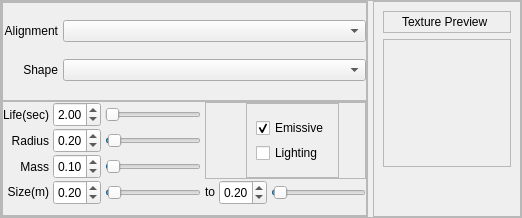
               <widget class="QFrame" name="ParticlesFrame1" >
                <property name="frameShape" >
                 <enum>QFrame::StyledPanel</enum>
                </property>
                <property name="frameShadow" >
                 <enum>QFrame::Raised</enum>
                </property>
                <layout class="QHBoxLayout" name="horizontalLayout_6" >
                 <property name="spacing" >
                  <number>5</number>
                 </property>
                 <property name="margin" >
                  <number>0</number>
                 </property>
                 <item>
                  <widget class="QFrame" name="ParticlesFrame1Left" >
                   <property name="sizePolicy" >
                    <sizepolicy vsizetype="Preferred" hsizetype="Preferred" >
                     <horstretch>3</horstretch>
                     <verstretch>0</verstretch>
                    </sizepolicy>
                   </property>
                   <property name="frameShape" >
                    <enum>QFrame::StyledPanel</enum>
                   </property>
                   <property name="frameShadow" >
                    <enum>QFrame::Raised</enum>
                   </property>
                   <layout class="QVBoxLayout" name="verticalLayout_5" >
                    <property name="spacing" >
                     <number>0</number>
                    </property>
                    <property name="margin" >
                     <number>0</number>
                    </property>
                    <item>
                     <widget class="QFrame" name="ParticlesFrame1Left1" >
                      <property name="frameShape" >
                       <enum>QFrame::StyledPanel</enum>
                      </property>
                      <property name="frameShadow" >
                       <enum>QFrame::Raised</enum>
                      </property>
                      <layout class="QGridLayout" name="gridLayout_2" >
                       <property name="horizontalSpacing" >
                        <number>5</number>
                       </property>
                       <property name="verticalSpacing" >
                        <number>0</number>
                       </property>
                       <property name="margin" >
                        <number>0</number>
                       </property>
                       <item row="1" column="1" >
                        <widget class="QComboBox" name="ShapeComboBox" >
                         <property name="sizePolicy" >
                          <sizepolicy vsizetype="Preferred" hsizetype="Preferred" >
                           <horstretch>2</horstretch>
                           <verstretch>0</verstretch>
                          </sizepolicy>
                         </property>
                         <property name="baseSize" >
                          <size>
                           <width>130</width>
                           <height>25</height>
                          </size>
                         </property>
                        </widget>
                       </item>
                       <item row="0" column="1" >
                        <widget class="QComboBox" name="AlignmentComboBox" >
                         <property name="sizePolicy" >
                          <sizepolicy vsizetype="Preferred" hsizetype="Preferred" >
                           <horstretch>2</horstretch>
                           <verstretch>0</verstretch>
                          </sizepolicy>
                         </property>
                         <property name="baseSize" >
                          <size>
                           <width>95</width>
                           <height>25</height>
                          </size>
                         </property>
                         <property name="autoFillBackground" >
                          <bool>false</bool>
                         </property>
                        </widget>
                       </item>
                       <item row="0" column="0" >
                        <widget class="QLabel" name="AlignmentLabel" >
                         <property name="sizePolicy" >
                          <sizepolicy vsizetype="Fixed" hsizetype="Fixed" >
                           <horstretch>1</horstretch>
                           <verstretch>0</verstretch>
                          </sizepolicy>
                         </property>
                         <property name="text" >
                          <string>Alignment</string>
                         </property>
                         <property name="alignment" >
                          <set>Qt::AlignRight|Qt::AlignTrailing|Qt::AlignVCenter</set>
                         </property>
                        </widget>
                       </item>
                       <item row="1" column="0" >
                        <widget class="QLabel" name="ShapeLabel" >
                         <property name="sizePolicy" >
                          <sizepolicy vsizetype="Fixed" hsizetype="Minimum" >
                           <horstretch>1</horstretch>
                           <verstretch>0</verstretch>
                          </sizepolicy>
                         </property>
                         <property name="text" >
                          <string>Shape</string>
                         </property>
                         <property name="alignment" >
                          <set>Qt::AlignRight|Qt::AlignTrailing|Qt::AlignVCenter</set>
                         </property>
                        </widget>
                       </item>
                      </layout>
                     </widget>
                    </item>
                    <item>
                     <widget class="QFrame" name="ParticlesFrame1Left2" >
                      <property name="frameShape" >
                       <enum>QFrame::StyledPanel</enum>
                      </property>
                      <property name="frameShadow" >
                       <enum>QFrame::Raised</enum>
                      </property>
                      <layout class="QGridLayout" name="gridLayout_9" >
                       <property name="leftMargin" >
                        <number>0</number>
                       </property>
                       <property name="topMargin" >
                        <number>0</number>
                       </property>
                       <property name="rightMargin" >
                        <number>0</number>
                       </property>
                       <property name="bottomMargin" >
                        <number>10</number>
                       </property>
                       <property name="horizontalSpacing" >
                        <number>4</number>
                       </property>
                       <property name="verticalSpacing" >
                        <number>1</number>
                       </property>
                       <item row="0" column="0" >
                        <widget class="QLabel" name="LifeLabel" >
                         <property name="sizePolicy" >
                          <sizepolicy vsizetype="Fixed" hsizetype="Preferred" >
                           <horstretch>0</horstretch>
                           <verstretch>0</verstretch>
                          </sizepolicy>
                         </property>
                         <property name="minimumSize" >
                          <size>
                           <width>0</width>
                           <height>25</height>
                          </size>
                         </property>
                         <property name="text" >
                          <string>Life(sec)</string>
                         </property>
                         <property name="alignment" >
                          <set>Qt::AlignRight|Qt::AlignTrailing|Qt::AlignVCenter</set>
                         </property>
                        </widget>
                       </item>
                       <item row="1" column="0" >
                        <widget class="QLabel" name="RadiusLabel" >
                         <property name="sizePolicy" >
                          <sizepolicy vsizetype="Fixed" hsizetype="Preferred" >
                           <horstretch>0</horstretch>
                           <verstretch>0</verstretch>
                          </sizepolicy>
                         </property>
                         <property name="minimumSize" >
                          <size>
                           <width>0</width>
                           <height>25</height>
                          </size>
                         </property>
                         <property name="text" >
                          <string>Radius</string>
                         </property>
                         <property name="alignment" >
                          <set>Qt::AlignRight|Qt::AlignTrailing|Qt::AlignVCenter</set>
                         </property>
                        </widget>
                       </item>
                       <item row="2" column="0" >
                        <widget class="QLabel" name="MassLabel" >
                         <property name="sizePolicy" >
                          <sizepolicy vsizetype="Fixed" hsizetype="Preferred" >
                           <horstretch>0</horstretch>
                           <verstretch>0</verstretch>
                          </sizepolicy>
                         </property>
                         <property name="minimumSize" >
                          <size>
                           <width>0</width>
                           <height>25</height>
                          </size>
                         </property>
                         <property name="text" >
                          <string>Mass</string>
                         </property>
                         <property name="alignment" >
                          <set>Qt::AlignRight|Qt::AlignTrailing|Qt::AlignVCenter</set>
                         </property>
                        </widget>
                       </item>
                       <item row="3" column="0" >
                        <widget class="QLabel" name="SizeLabel" >
                         <property name="sizePolicy" >
                          <sizepolicy vsizetype="Fixed" hsizetype="Preferred" >
                           <horstretch>0</horstretch>
                           <verstretch>0</verstretch>
                          </sizepolicy>
                         </property>
                         <property name="text" >
                          <string>Size(m)</string>
                         </property>
                         <property name="alignment" >
                          <set>Qt::AlignRight|Qt::AlignTrailing|Qt::AlignVCenter</set>
                         </property>
                        </widget>
                       </item>
                       <item row="3" column="3" >
                        <widget class="QLabel" name="SizeToLabel" >
                         <property name="sizePolicy" >
                          <sizepolicy vsizetype="Fixed" hsizetype="Fixed" >
                           <horstretch>0</horstretch>
                           <verstretch>0</verstretch>
                          </sizepolicy>
                         </property>
                         <property name="text" >
                          <string>to</string>
                         </property>
                         <property name="alignment" >
                          <set>Qt::AlignRight|Qt::AlignTrailing|Qt::AlignVCenter</set>
                         </property>
                        </widget>
                       </item>
                       <item rowspan="3" row="0" column="3" colspan="3" >
                        <widget class="QFrame" name="LightingOuterFrame" >
                         <property name="frameShape" >
                          <enum>QFrame::StyledPanel</enum>
                         </property>
                         <property name="frameShadow" >
                          <enum>QFrame::Raised</enum>
                         </property>
                         <layout class="QHBoxLayout" name="horizontalLayout_2" >
                          <property name="spacing" >
                           <number>0</number>
                          </property>
                          <property name="margin" >
                           <number>0</number>
                          </property>
                          <item>
                           <spacer name="horizontalSpacer_9" >
                            <property name="orientation" >
                             <enum>Qt::Horizontal</enum>
                            </property>
                            <property name="sizeType" >
                             <enum>QSizePolicy::Expanding</enum>
                            </property>
                            <property name="sizeHint" stdset="0" >
                             <size>
                              <width>40</width>
                              <height>20</height>
                             </size>
                            </property>
                           </spacer>
                          </item>
                          <item>
                           <widget class="QFrame" name="LightingInnerFrame" >
                            <property name="sizePolicy" >
                             <sizepolicy vsizetype="Preferred" hsizetype="Preferred" >
                              <horstretch>0</horstretch>
                              <verstretch>0</verstretch>
                             </sizepolicy>
                            </property>
                            <property name="frameShape" >
                             <enum>QFrame::StyledPanel</enum>
                            </property>
                            <property name="frameShadow" >
                             <enum>QFrame::Raised</enum>
                            </property>
                            <layout class="QVBoxLayout" name="verticalLayout_4" >
                             <property name="spacing" >
                              <number>0</number>
                             </property>
                             <property name="margin" >
                              <number>9</number>
                             </property>
                             <item>
                              <widget class="QCheckBox" name="EmissiveCheckbox" >
                               <property name="sizePolicy" >
                                <sizepolicy vsizetype="Fixed" hsizetype="Fixed" >
                                 <horstretch>0</horstretch>
                                 <verstretch>0</verstretch>
                                </sizepolicy>
                               </property>
                               <property name="text" >
                                <string>Emissive</string>
                               </property>
                               <property name="checked" >
                                <bool>true</bool>
                               </property>
                              </widget>
                             </item>
                             <item>
                              <widget class="QCheckBox" name="LightingCheckbox" >
                               <property name="sizePolicy" >
                                <sizepolicy vsizetype="Fixed" hsizetype="Fixed" >
                                 <horstretch>0</horstretch>
                                 <verstretch>0</verstretch>
                                </sizepolicy>
                               </property>
                               <property name="text" >
                                <string>Lighting</string>
                               </property>
                              </widget>
                             </item>
                            </layout>
                           </widget>
                          </item>
                          <item>
                           <spacer name="horizontalSpacer_10" >
                            <property name="orientation" >
                             <enum>Qt::Horizontal</enum>
                            </property>
                            <property name="sizeHint" stdset="0" >
                             <size>
                              <width>20</width>
                              <height>20</height>
                             </size>
                            </property>
                           </spacer>
                          </item>
                         </layout>
                        </widget>
                       </item>
                       <item row="1" column="2" >
                        <widget class="QSlider" name="RadiusSlider" >
                         <property name="sizePolicy" >
                          <sizepolicy vsizetype="Fixed" hsizetype="Expanding" >
                           <horstretch>0</horstretch>
                           <verstretch>0</verstretch>
                          </sizepolicy>
                         </property>
                         <property name="maximum" >
                          <number>1000</number>
                         </property>
                         <property name="value" >
                          <number>20</number>
                         </property>
                         <property name="orientation" >
                          <enum>Qt::Horizontal</enum>
                         </property>
                        </widget>
                       </item>
                       <item row="2" column="2" >
                        <widget class="QSlider" name="MassSlider" >
                         <property name="sizePolicy" >
                          <sizepolicy vsizetype="Fixed" hsizetype="Expanding" >
                           <horstretch>0</horstretch>
                           <verstretch>0</verstretch>
                          </sizepolicy>
                         </property>
                         <property name="maximum" >
                          <number>1000</number>
                         </property>
                         <property name="value" >
                          <number>10</number>
                         </property>
                         <property name="orientation" >
                          <enum>Qt::Horizontal</enum>
                         </property>
                        </widget>
                       </item>
                       <item row="3" column="2" >
                        <widget class="QSlider" name="SizeFromSlider" >
                         <property name="sizePolicy" >
                          <sizepolicy vsizetype="Fixed" hsizetype="Expanding" >
                           <horstretch>0</horstretch>
                           <verstretch>0</verstretch>
                          </sizepolicy>
                         </property>
                         <property name="maximum" >
                          <number>100</number>
                         </property>
                         <property name="value" >
                          <number>2</number>
                         </property>
                         <property name="orientation" >
                          <enum>Qt::Horizontal</enum>
                         </property>
                         <property name="tickPosition" >
                          <enum>QSlider::NoTicks</enum>
                         </property>
                         <property name="tickInterval" >
                          <number>0</number>
                         </property>
                        </widget>
                       </item>
                       <item row="0" column="1" >
                        <widget class="QDoubleSpinBox" name="LifeSpinBox" >
                         <property name="sizePolicy" >
                          <sizepolicy vsizetype="Fixed" hsizetype="Fixed" >
                           <horstretch>0</horstretch>
                           <verstretch>0</verstretch>
                          </sizepolicy>
                         </property>
                         <property name="minimumSize" >
                          <size>
                           <width>48</width>
                           <height>25</height>
                          </size>
                         </property>
                         <property name="maximumSize" >
                          <size>
                           <width>48</width>
                           <height>25</height>
                          </size>
                         </property>
                         <property name="maximum" >
                          <double>1000.000000000000000</double>
                         </property>
                         <property name="singleStep" >
                          <double>0.010000000000000</double>
                         </property>
                         <property name="value" >
                          <double>2.000000000000000</double>
                         </property>
                        </widget>
                       </item>
                       <item row="1" column="1" >
                        <widget class="QDoubleSpinBox" name="RadiusSpinBox" >
                         <property name="sizePolicy" >
                          <sizepolicy vsizetype="Fixed" hsizetype="Fixed" >
                           <horstretch>0</horstretch>
                           <verstretch>0</verstretch>
                          </sizepolicy>
                         </property>
                         <property name="minimumSize" >
                          <size>
                           <width>48</width>
                           <height>25</height>
                          </size>
                         </property>
                         <property name="maximumSize" >
                          <size>
                           <width>48</width>
                           <height>25</height>
                          </size>
                         </property>
                         <property name="maximum" >
                          <double>10.000000000000000</double>
                         </property>
                         <property name="singleStep" >
                          <double>0.010000000000000</double>
                         </property>
                         <property name="value" >
                          <double>0.200000000000000</double>
                         </property>
                        </widget>
                       </item>
                       <item row="3" column="5" >
                        <widget class="QSlider" name="SizeToSlider" >
                         <property name="sizePolicy" >
                          <sizepolicy vsizetype="Fixed" hsizetype="Expanding" >
                           <horstretch>0</horstretch>
                           <verstretch>0</verstretch>
                          </sizepolicy>
                         </property>
                         <property name="maximum" >
                          <number>100</number>
                         </property>
                         <property name="value" >
                          <number>2</number>
                         </property>
                         <property name="orientation" >
                          <enum>Qt::Horizontal</enum>
                         </property>
                        </widget>
                       </item>
                       <item row="2" column="1" >
                        <widget class="QDoubleSpinBox" name="MassSpinBox" >
                         <property name="sizePolicy" >
                          <sizepolicy vsizetype="Fixed" hsizetype="Fixed" >
                           <horstretch>0</horstretch>
                           <verstretch>0</verstretch>
                          </sizepolicy>
                         </property>
                         <property name="minimumSize" >
                          <size>
                           <width>48</width>
                           <height>25</height>
                          </size>
                         </property>
                         <property name="maximumSize" >
                          <size>
                           <width>48</width>
                           <height>25</height>
                          </size>
                         </property>
                         <property name="maximum" >
                          <double>10.000000000000000</double>
                         </property>
                         <property name="singleStep" >
                          <double>0.010000000000000</double>
                         </property>
                         <property name="value" >
                          <double>0.100000000000000</double>
                         </property>
                        </widget>
                       </item>
                       <item row="3" column="1" >
                        <widget class="QDoubleSpinBox" name="SizeFromSpinBox" >
                         <property name="sizePolicy" >
                          <sizepolicy vsizetype="Fixed" hsizetype="Fixed" >
                           <horstretch>0</horstretch>
                           <verstretch>0</verstretch>
                          </sizepolicy>
                         </property>
                         <property name="minimumSize" >
                          <size>
                           <width>48</width>
                           <height>25</height>
                          </size>
                         </property>
                         <property name="maximumSize" >
                          <size>
                           <width>48</width>
                           <height>25</height>
                          </size>
                         </property>
                         <property name="maximum" >
                          <double>1000.000000000000000</double>
                         </property>
                         <property name="singleStep" >
                          <double>0.010000000000000</double>
                         </property>
                         <property name="value" >
                          <double>0.200000000000000</double>
                         </property>
                        </widget>
                       </item>
                       <item row="3" column="4" >
                        <widget class="QDoubleSpinBox" name="SizeToSpinBox" >
                         <property name="sizePolicy" >
                          <sizepolicy vsizetype="Fixed" hsizetype="Fixed" >
                           <horstretch>0</horstretch>
                           <verstretch>0</verstretch>
                          </sizepolicy>
                         </property>
                         <property name="minimumSize" >
                          <size>
                           <width>48</width>
                           <height>25</height>
                          </size>
                         </property>
                         <property name="maximumSize" >
                          <size>
                           <width>48</width>
                           <height>25</height>
                          </size>
                         </property>
                         <property name="maximum" >
                          <double>1000.000000000000000</double>
                         </property>
                         <property name="singleStep" >
                          <double>0.010000000000000</double>
                         </property>
                         <property name="value" >
                          <double>0.200000000000000</double>
                         </property>
                        </widget>
                       </item>
                       <item row="0" column="2" >
                        <widget class="QSlider" name="LifeSlider" >
                         <property name="sizePolicy" >
                          <sizepolicy vsizetype="Fixed" hsizetype="Expanding" >
                           <horstretch>0</horstretch>
                           <verstretch>0</verstretch>
                          </sizepolicy>
                         </property>
                         <property name="maximum" >
                          <number>1000</number>
                         </property>
                         <property name="value" >
                          <number>2</number>
                         </property>
                         <property name="orientation" >
                          <enum>Qt::Horizontal</enum>
                         </property>
                         <property name="invertedAppearance" >
                          <bool>false</bool>
                         </property>
                         <property name="invertedControls" >
                          <bool>false</bool>
                         </property>
                        </widget>
                       </item>
                      </layout>
                     </widget>
                    </item>
                   </layout>
                  </widget>
                 </item>
                 <item>
                  <widget class="QFrame" name="ParticlesFrame1Right" >
                   <property name="sizePolicy" >
                    <sizepolicy vsizetype="Fixed" hsizetype="Preferred" >
                     <horstretch>1</horstretch>
                     <verstretch>0</verstretch>
                    </sizepolicy>
                   </property>
                   <property name="frameShape" >
                    <enum>QFrame::StyledPanel</enum>
                   </property>
                   <property name="frameShadow" >
                    <enum>QFrame::Raised</enum>
                   </property>
                   <layout class="QGridLayout" name="gridLayout_5" >
                    <item row="0" column="0" >
                     <widget class="QFrame" name="TexturePreviewLabelFrame" >
                      <property name="sizePolicy" >
                       <sizepolicy vsizetype="Fixed" hsizetype="Preferred" >
                        <horstretch>0</horstretch>
                        <verstretch>0</verstretch>
                       </sizepolicy>
                      </property>
                      <property name="frameShape" >
                       <enum>QFrame::StyledPanel</enum>
                      </property>
                      <property name="frameShadow" >
                       <enum>QFrame::Raised</enum>
                      </property>
                      <layout class="QHBoxLayout" name="horizontalLayout_7" >
                       <property name="spacing" >
                        <number>0</number>
                       </property>
                       <property name="leftMargin" >
                        <number>18</number>
                       </property>
                       <property name="topMargin" >
                        <number>0</number>
                       </property>
                       <property name="rightMargin" >
                        <number>0</number>
                       </property>
                       <property name="bottomMargin" >
                        <number>0</number>
                       </property>
                       <item>
                        <widget class="QLabel" name="TexturePreviewLabel" >
                         <property name="sizePolicy" >
                          <sizepolicy vsizetype="Fixed" hsizetype="Fixed" >
                           <horstretch>0</horstretch>
                           <verstretch>0</verstretch>
                          </sizepolicy>
                         </property>
                         <property name="text" >
                          <string>Texture Preview</string>
                         </property>
                        </widget>
                       </item>
                       <item>
                        <spacer name="horizontalSpacer_8" >
                         <property name="orientation" >
                          <enum>Qt::Horizontal</enum>
                         </property>
                         <property name="sizeType" >
                          <enum>QSizePolicy::Preferred</enum>
                         </property>
                         <property name="sizeHint" stdset="0" >
                          <size>
                           <width>40</width>
                           <height>20</height>
                          </size>
                         </property>
                        </spacer>
                       </item>
                      </layout>
                     </widget>
                    </item>
                    <item row="2" column="0" >
                     <spacer name="verticalSpacer" >
                      <property name="orientation" >
                       <enum>Qt::Vertical</enum>
                      </property>
                      <property name="sizeHint" stdset="0" >
                       <size>
                        <width>20</width>
                        <height>40</height>
                       </size>
                      </property>
                     </spacer>
                    </item>
                    <item row="1" column="0" >
                     <widget class="QLabel" name="TexturePreview" >
                      <property name="sizePolicy" >
                       <sizepolicy vsizetype="Fixed" hsizetype="Fixed" >
                        <horstretch>0</horstretch>
                        <verstretch>0</verstretch>
                       </sizepolicy>
                      </property>
                      <property name="minimumSize" >
                       <size>
                        <width>128</width>
                        <height>128</height>
                       </size>
                      </property>
                      <property name="maximumSize" >
                       <size>
                        <width>128</width>
                        <height>128</height>
                       </size>
                      </property>
                      <property name="frameShape" >
                       <enum>QFrame::StyledPanel</enum>
                      </property>
                      <property name="text" >
                       <string/>
                      </property>
                     </widget>
                    </item>
                   </layout>
                  </widget>
                 </item>
                </layout>
               </widget>
